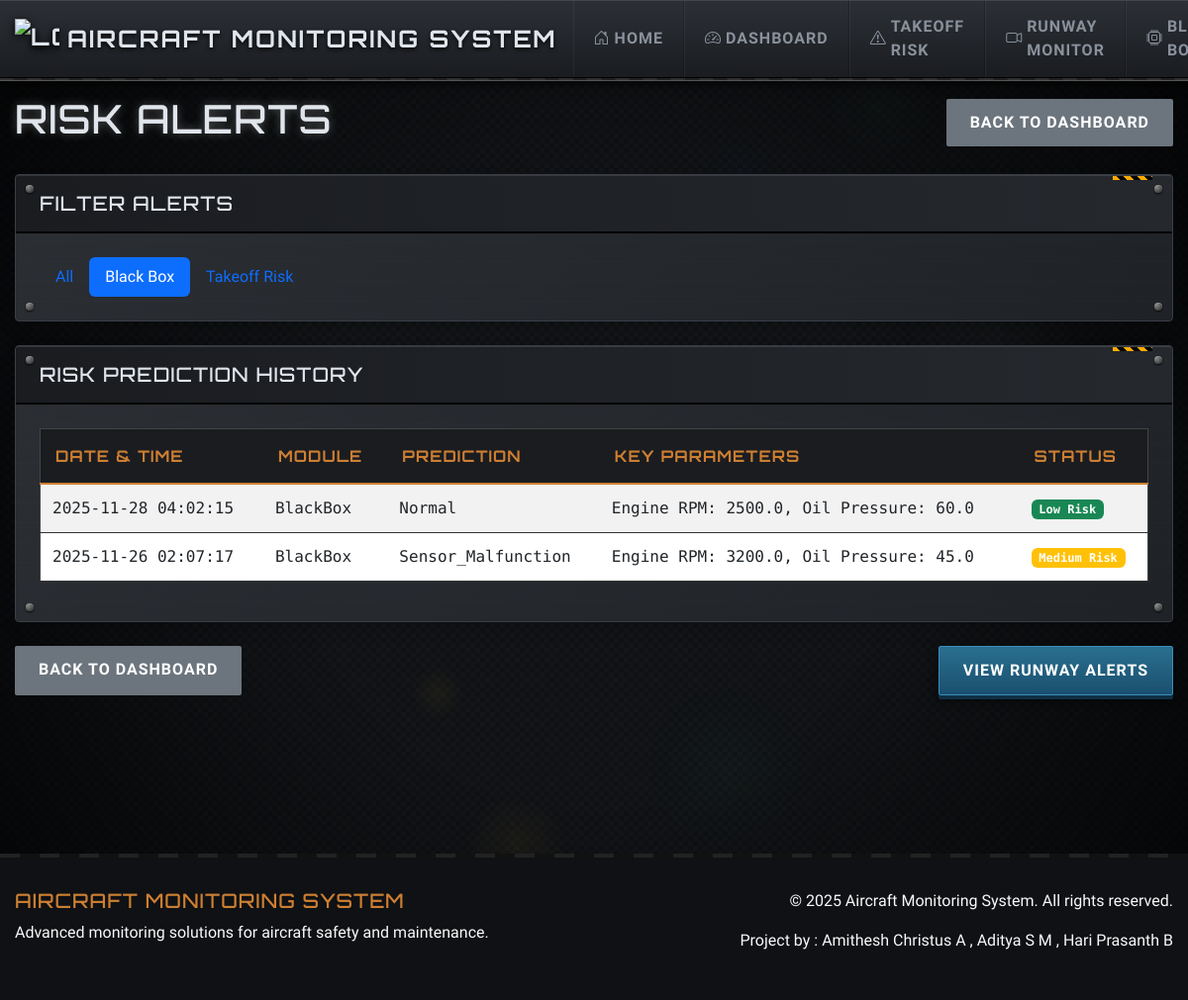
The page /risk_alerts?filter=blackbox (signed in) on the database its author committed.
### models.py (models this page shows, shortened)
class RiskAlert(db.Model):
    id = db.Column(db.Integer, primary_key=True)
    user_id = db.Column(db.Integer, db.ForeignKey('user.id'), nullable=False)
    module_type = db.Column(db.String(50), nullable=False)  # "BlackBox" or "TakeoffRisk"
    prediction_label = db.Column(db.String(100), nullable=False)
    features = db.Column(db.Text)  # JSON string of input features
    created_at = db.Column(db.DateTime, default=datetime.now)

### module3_routes.py (the view)
@module3_bp.route('/risk_alerts')
def risk_alerts():
    if 'user_id' not in session:
        flash('Please log in to access this module', 'warning')
        return redirect(url_for('auth.login'))
    user_id = session['user_id']
    filter_type = request.args.get('filter', 'all')
    if filter_type == 'blackbox':
        alerts = RiskAlert.query.filter_by(user_id=user_id, module_type='BlackBox').order_by(RiskAlert.created_at.desc()).all()
    elif filter_type == 'takeoff':
        alerts = RiskAlert.query.filter_by(user_id=user_id, module_type='TakeoffRisk').order_by(RiskAlert.created_at.desc()).all()
    else:
        alerts = RiskAlert.query.filter_by(user_id=user_id).order_by(RiskAlert.created_at.desc()).all()
    return render_template('risk_alerts.html', alerts=alerts, filter_type=filter_type)

### app.py (called while the page is built)
@app.template_filter('from_json')
def from_json(value):
    try:
        return json.loads(value)
    except (ValueError, TypeError):
        return {}

### templates/risk_alerts.html (shortened to what this page needs)
{% extends "base.html" %}
{% block content %}
<div class="d-flex justify-content-between align-items-center mb-4">
    <h1>Risk Alerts</h1>
    <a href="{{ url_for('auth.dashboard') }}" class="btn btn-secondary">Back to Dashboard</a>
</div>
<div class="card shadow mb-4">
    <div class="card-header bg-primary text-white">
        <h5 class="mb-0">Filter Alerts</h5>
    </div>
    <div class="card-body">
        <ul class="nav nav-pills">
            <li class="nav-item">
                <a class="nav-link {% if filter_type == 'all' %}active{% endif %}" href="{{ url_for('module3.risk_alerts', filter='all') }}">All</a>
            </li>
            <li class="nav-item">
                <a class="nav-link {% if filter_type == 'blackbox' %}active{% endif %}" href="{{ url_for('module3.risk_alerts', filter='blackbox') }}">Black Box</a>
            </li>
            <li class="nav-item">
                <a class="nav-link {% if filter_type == 'takeoff' %}active{% endif %}" href="{{ url_for('module3.risk_alerts', filter='takeoff') }}">Takeoff Risk</a>
            </li>
        </ul>
    </div>
</div>
<div class="card shadow">
    <div class="card-header bg-warning text-dark">
        <h5 class="mb-0">Risk Prediction History</h5>
    </div>
    <div class="card-body">
        {% if alerts %}
        <div class="table-responsive">
            <table class="table table-striped">
                <thead>
                    <tr>
                        <th>Date & Time</th>
                        <th>Module</th>
                        <th>Prediction</th>
                        <th>Key Parameters</th>
                        <th>Status</th>
                    </tr>
                </thead>
                <tbody>
                    {% for alert in alerts %}
                    <tr>
                        <td>{{ alert.created_at.strftime('%Y-%m-%d %H:%M:%S') }}</td>
                        <td>{{ alert.module_type }}</td>
                        <td>{{ alert.prediction_label }}</td>
                        <td>
                            {% set features = alert.features | from_json %}
                            {% if alert.module_type == 'BlackBox' %}
                            Engine RPM: {{ features.engine_rpm }}, Oil Pressure: {{ features.oil_pressure }}
                            {% else %}
                            Wind Speed: {{ features.wind_speed_kts }}, Visibility: {{ features.visibility_km }}
                            {% endif %}
                        </td>
                        <td>
                            {% if alert.prediction_label in ['High', 'Engine_Failure_Risk', 'Hydraulic_Failure_Risk', 'Electrical_Anomaly'] %}
                            <span class="badge bg-danger">High Risk</span>
                            {% elif alert.prediction_label in ['Medium', 'Sensor_Malfunction'] %}
                            <span class="badge bg-warning">Medium Risk</span>
                            {% else %}
                            <span class="badge bg-success">Low Risk</span>
                            {% endif %}
                        </td>
                    </tr>
                    {% endfor %}
                </tbody>
            </table>
        </div>
        {% endif %}
    </div>
</div>
<div class="row mt-4">
    <div class="col-12">
        <div class="d-flex justify-content-between">
            <a href="{{ url_for('auth.dashboard') }}" class="btn btn-secondary">Back to Dashboard</a>
            <a href="{{ url_for('module1.runway_alerts') }}" class="btn btn-primary">View Runway Alerts</a>
        </div>
    </div>
</div>
{% endblock %}

### rows shown on the page
RiskAlert: created_at "2025-11-28 04:02:15", module_type "BlackBox", prediction_label "Normal", engine_rpm "2500.0", oil_pressure "60.0", shows "Low Risk"
RiskAlert: created_at "2025-11-26 02:07:17", module_type "BlackBox", prediction_label "Sensor_Malfunction", engine_rpm "3200.0", oil_pressure "45.0", shows "Medium Risk"
